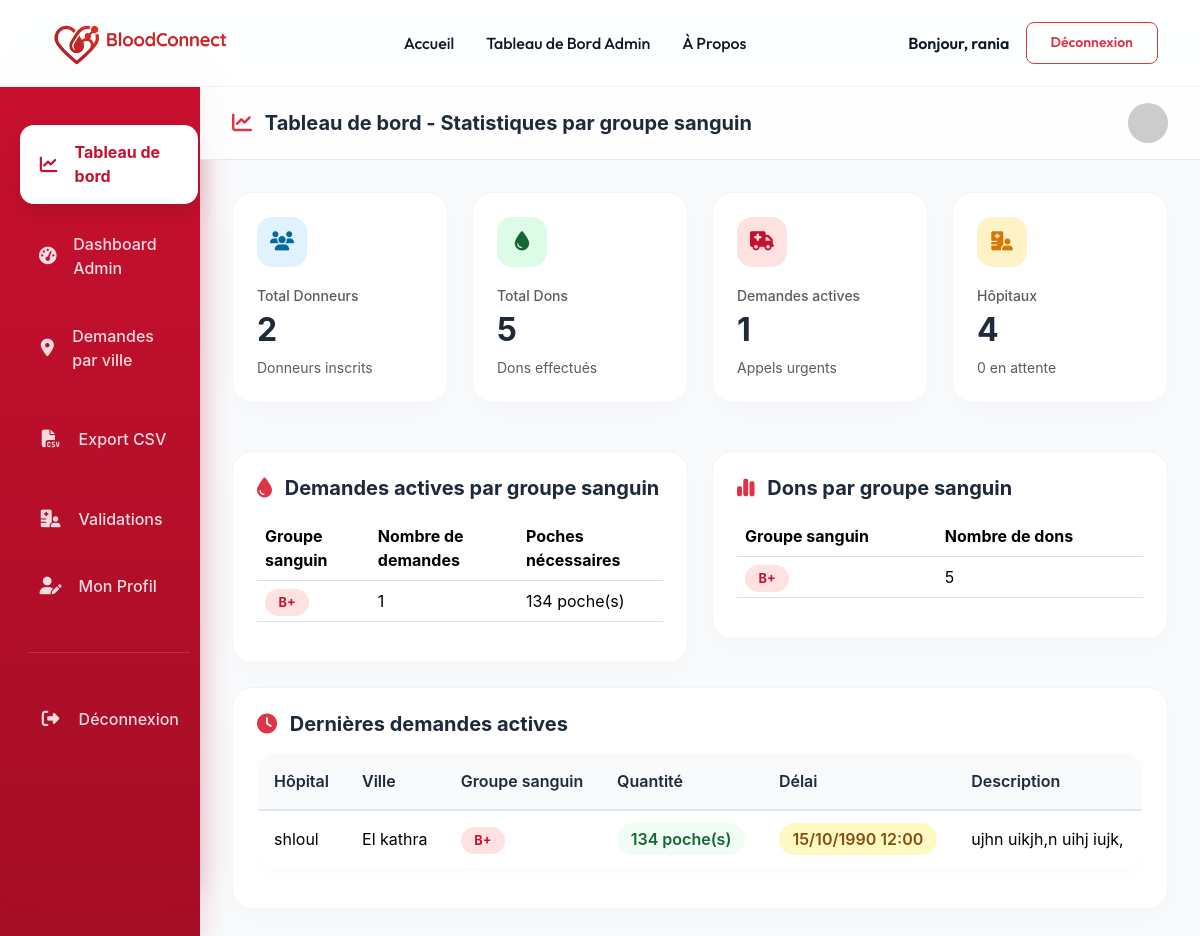
Screenshot of /core/table-de-bord/ (signed in) with the database file from the repository.
### comptes/models.py (models this page shows, shortened)
class User(AbstractUser):
    ROLE_CHOICES = (
        ('donneur', 'Donneur'),
        ('hopital', 'Hopital'),
        ('admin', 'Admin'),
    )
    role = models.CharField(max_length=20, choices=ROLE_CHOICES, default='donneur')

class Hopital(models.Model):
    user = models.OneToOneField(User, on_delete=models.CASCADE)
    nom = models.CharField(max_length=200)
    adresse = models.CharField(max_length=300)
    ville = models.CharField(max_length=100)
    agrement = models.CharField(max_length=50, unique=True)
    valide = models.BooleanField(default=False)

### demandes/models.py (models this page shows, shortened)
class DemandeUrgente(models.Model):
    hopital = models.ForeignKey('comptes.Hopital', on_delete=models.CASCADE, related_name='demandes')
    groupe_sanguin = models.CharField(max_length=3, choices=GROUPE_SANGUIN_CHOICES)
    quantite = models.PositiveIntegerField()
    delai = models.DateTimeField()
    statut = models.CharField(max_length=20, choices=STATUT_DEMANDE_CHOICES, default='active')
    description = models.TextField(blank=True)

### core/views.py (the view)
# urls.py: path('table-de-bord/', views.table_de_bord, name='table_de_bord'),
@login_required
@admin_required
def table_de_bord(request):
    demandes_par_groupe = DemandeUrgente.objects.filter(
        statut='active'
    ).values('groupe_sanguin').annotate(
        total_demandes=Count('id'),
        total_quantite=Sum('quantite')
    ).order_by('groupe_sanguin')
    dons_par_groupe = Don.objects.select_related('donneur').values(
        'donneur__groupe_sanguin'
    ).annotate(
        total_dons=Count('id')
    ).order_by('donneur__groupe_sanguin')
    dons_par_groupe_clean = []
    for item in dons_par_groupe:
        if item['donneur__groupe_sanguin']:
            dons_par_groupe_clean.append({
                'groupe_sanguin': item['donneur__groupe_sanguin'],
                'total_dons': item['total_dons']
            })
    demandes_actives = DemandeUrgente.objects.filter(
        statut='active'
    ).select_related('hopital').order_by('-delai')[:10]
    donneurs_par_groupe = Donneur.objects.values('groupe_sanguin').annotate(
        total_donneurs=Count('id')
    ).order_by('groupe_sanguin')
    context = {
        'total_donneurs': Donneur.objects.count(),
        'total_dons': Don.objects.count(),
        'total_demandes_actives': DemandeUrgente.objects.filter(statut='active').count(),
        'total_hopitaux': Hopital.objects.count(),
        'hopitaux_en_attente': Hopital.objects.filter(valide=False).count(),
        'demandes_par_groupe': demandes_par_groupe,
        'dons_par_groupe': dons_par_groupe_clean,
        'donneurs_par_groupe': donneurs_par_groupe,
        'demandes_actives': demandes_actives,
    }
    return render(request, "core/Table_de_bord.html", context)

### core/templates/core/Table_de_bord.html (shortened to what this page needs)
{% load static %}
<!DOCTYPE html>
<html lang="fr">
<head>
    <link href="https://cdn.jsdelivr.net/npm/bootstrap@5.3.2/dist/css/bootstrap.min.css" rel="stylesheet">
    <link rel="stylesheet" href="https://cdnjs.cloudflare.com/ajax/libs/font-awesome/6.4.2/css/all.min.css">
</head>
<body>
    {% include 'header.html' %}
    <div class="container-fluid">
        <div class="row">
            <div class="col-lg-2 sidebar d-none d-lg-block p-0">
                {% include 'core/sidebare_admin.html' %}
            </div>
            <div class="col-lg-10 p-0">
                <div class="glass-header d-flex justify-content-between align-items-center">
                    <h5 class="fw-bold m-0">
                        <i class="fas fa-chart-line text-danger me-2"></i>
                        Tableau de bord - Statistiques par groupe sanguin
                    </h5>
                    <img src="https://ui-avatars.com/api/?name={{ request.user.username }}&background=C8102E&color=fff" class="rounded-circle" width="40" alt="Avatar">
                </div>
                <div class="dashboard-content">
                    <div class="row g-4 mb-5">
                        <div class="col-md-3">
                            <div class="stat-card">
                                <div class="stat-icon" style="background: #E0F2FE; color: #0369A1;">
                                    <i class="fas fa-users"></i>
                                </div>
                                <span class="text-muted small fw-medium">Total Donneurs</span>
                                <h2 class="fw-bold mt-1 mb-0">{{ total_donneurs }}</h2>
                                <p class="text-muted small mb-0 mt-2">Donneurs inscrits</p>
                            </div>
                        </div>
                        <div class="col-md-3">
                            <div class="stat-card">
                                <div class="stat-icon" style="background: #DCFCE7; color: #166534;">
                                    <i class="fas fa-tint"></i>
                                </div>
                                <span class="text-muted small fw-medium">Total Dons</span>
                                <h2 class="fw-bold mt-1 mb-0">{{ total_dons }}</h2>
                                <p class="text-muted small mb-0 mt-2">Dons effectués</p>
                            </div>
                        </div>
                        <div class="col-md-3">
                            <div class="stat-card">
                                <div class="stat-icon" style="background: #FEE2E2; color: #C8102E;">
                                    <i class="fas fa-ambulance"></i>
                                </div>
                                <span class="text-muted small fw-medium">Demandes actives</span>
                                <h2 class="fw-bold mt-1 mb-0">{{ total_demandes_actives }}</h2>
                                <p class="text-muted small mb-0 mt-2">Appels urgents</p>
                            </div>
                        </div>
                        <div class="col-md-3">
                            <div class="stat-card">
                                <div class="stat-icon" style="background: #FEF3C7; color: #D97706;">
                                    <i class="fas fa-hospital-user"></i>
                                </div>
                                <span class="text-muted small fw-medium">Hôpitaux</span>
                                <h2 class="fw-bold mt-1 mb-0">{{ total_hopitaux }}</h2>
                                <p class="text-muted small mb-0 mt-2">{{ hopitaux_en_attente }} en attente</p>
                            </div>
                        </div>
                    </div>
                    <div class="row">
                        <div class="col-md-6">
                            <div class="stat-card">
                                <h5 class="fw-bold mb-3">
                                    <i class="fas fa-tint text-danger me-2"></i>
                                    Demandes actives par groupe sanguin
                                </h5>
                                <div class="table-responsive">
                                    <table class="table">
                                        <thead>
                                            <tr>
                                                <th>Groupe sanguin</th>
                                                <th>Nombre de demandes</th>
                                                <th>Poches nécessaires</th>
                                            </tr>
                                        </thead>
                                        <tbody>
                                            {% for groupe in demandes_par_groupe %}
                                            <tr>
                                                <td><span class="badge-blood">{{ groupe.groupe_sanguin }}</span></td>
                                                <td>{{ groupe.total_demandes }}</td>
                                                <td>{{ groupe.total_quantite }} poche(s)</td>
                                            </tr>
                                            {% empty %}
                                            <tr>
                                                <td colspan="3" class="text-muted text-center">Aucune demande active</td>
                                            </tr>
                                            {% endfor %}
                                        </tbody>
                                    </table>
                                </div>
                            </div>
                        </div>
                        <div class="col-md-6">
                            <div class="stat-card">
                                <h5 class="fw-bold mb-3">
                                    <i class="fas fa-chart-simple text-danger me-2"></i>
                                    Dons par groupe sanguin
                                </h5>
                                <div class="table-responsive">
                                    <table class="table">
                                        <thead>
                                            <tr>
                                                <th>Groupe sanguin</th>
                                                <th>Nombre de dons</th>
                                            </tr>
                                        </thead>
                                        <tbody>
                                            {% for groupe in dons_par_groupe %}
                                            <tr>
                                                <td><span class="badge-blood">{{ groupe.groupe_sanguin }}</span></td>
                                                <td>{{ groupe.total_dons }}</td>
                                            </tr>
                                            {% empty %}
                                            <tr>
                                                <td colspan="2" class="text-muted text-center">Aucun don enregistré</td>
                                            </tr>
                                            {% endfor %}
                                        </tbody>
                                    </table>
                                </div>
                            </div>
                        </div>
                    </div>
                    <div class="stat-card mt-4">
                        <h5 class="fw-bold mb-3">
                            <i class="fas fa-clock text-danger me-2"></i>
                            Dernières demandes actives
                        </h5>
                        <div class="table-responsive">
                            <table class="table table-custom">
                                <thead>
                                    <tr>
                                        <th>Hôpital</th>
                                        <th>Ville</th>
                                        <th>Groupe sanguin</th>
                                        <th>Quantité</th>
                                        <th>Délai</th>
                                        <th>Description</th>
                                    </tr>
                                </thead>
                                <tbody>
                                    {% for demande in demandes_actives %}
                                    <tr>
                                        <td>{{ demande.hopital.nom }}</td>
                                        <td>{{ demande.hopital.ville }}</td>
                                        <td><span class="badge-blood">{{ demande.groupe_sanguin }}</span></td>
                                        <td><span class="badge-quantite">{{ demande.quantite }} poche(s)</span></td>
                                        <td><span class="badge-delai">{{ demande.delai|date:"d/m/Y H:i" }}</span></td>
                                        <td>{{ demande.description|default:"-"|truncatechars:30 }}</td>
                                    </tr>
                                    {% empty %}
                                    <tr>
                                        <td colspan="6" class="text-muted text-center">Aucune demande active</td>
                                    </tr>
                                    {% endfor %}
                                </tbody>
                            </table>
                        </div>
                    </div>
                </div>
            </div>
        </div>
    </div>
</body>
</html>

### templates/header.html (shortened to what this page needs)
{% load static %}
<header class="header">
    <nav class="container d-flex align-items-center justify-content-between">
        <div class="logo d-flex align-items-center gap-2">
            <a href="{% url 'accueil' %}">
                <img src="{% static 'images/BloodConnect.png' %}" alt="Logo" width="200" height="60" style="object-fit: contain;">
            </a>
        </div>
        <div class="d-none d-lg-flex align-items-center">
            <a href="{% url 'accueil' %}" class="nav-link">Accueil</a>
            {% if user.is_authenticated %}
                {% if user.is_superuser or user.role == 'admin' %}
                    <a href="{% url 'admin_dashboard' %}" class="nav-link">Tableau de Bord Admin</a>
                {% elif user.role == 'hopital' %}
                    <a href="{% url 'dashboard_hopital' %}" class="nav-link">Portail Hospitalier</a>
                {% elif user.role == 'donneur' %}
                    <a href="{% url 'dashboard_donneur' %}" class="nav-link">Mon Portail Donneur</a>
                {% endif %}
            {% endif %}
            <a href="{% url 'about' %}" class="nav-link">À Propos</a>
        </div>
        <div class="d-flex align-items-center gap-3">
            {% if user.is_authenticated %}
                <span class="navbar-text d-none d-md-inline-block">Bonjour, {{ user.username }}</span>
                <a href="{% url 'logout' %}" class="btn btn-outline-danger btn-sm">Déconnexion</a>
            {% else %}
                <a href="{% url 'login' %}" class="btn btn-primary-red">Connexion</a>
                <a href="{% url 'register' %}" class="btn btn-outline-dark px-3 py-2 rounded-3 fw-bold" style="text-decoration: none;">Inscription</a>
            {% endif %}
        </div>
    </nav>
</header>

### rows the page displays
User: username "rania"
DemandeUrgente: hopital.nom "shloul", hopital.ville "El kathra", groupe_sanguin "B+", quantite "134", delai "15/10/1990 12:00", description "ujhn uikjh,n uihj iujk,"

### other values shown
{{ total_donneurs }} "2"
{{ total_dons }} "5"
{{ total_demandes_actives }} "1"
{{ total_hopitaux }} "4"
{{ hopitaux_en_attente }} "0"
{{ groupe.groupe_sanguin }} "B+"
{{ groupe.total_demandes }} "1"
{{ groupe.total_quantite }} "134"
{{ groupe.total_dons }} "5"
